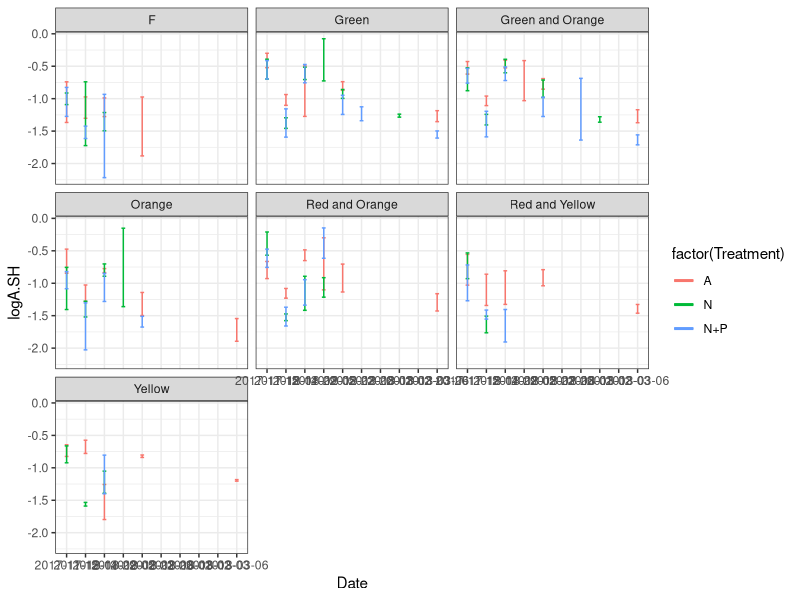
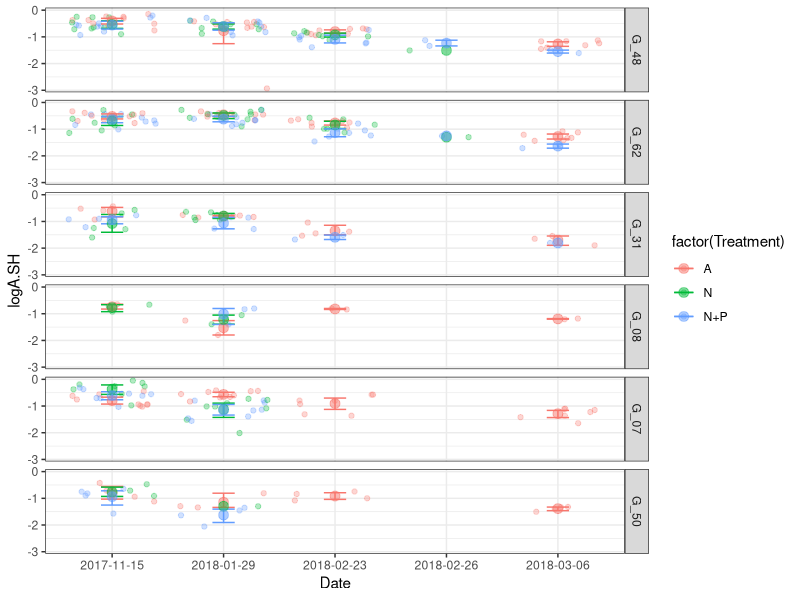
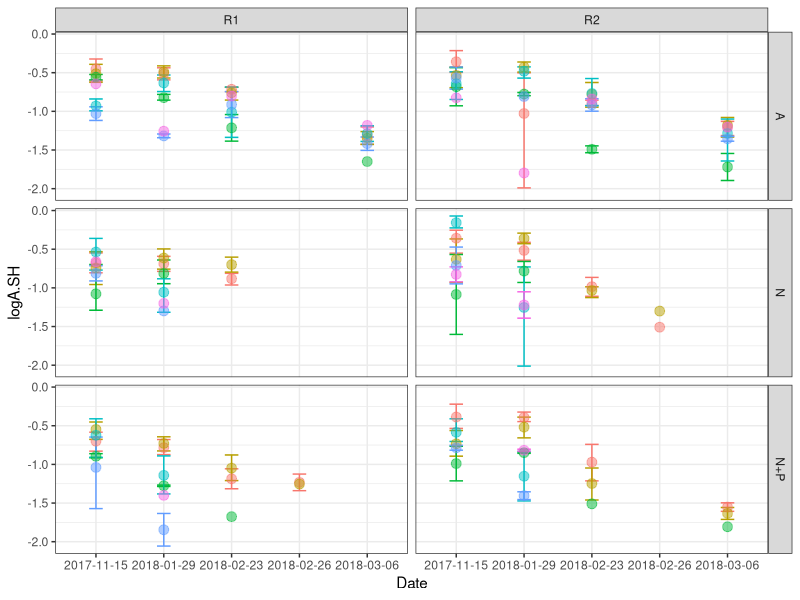
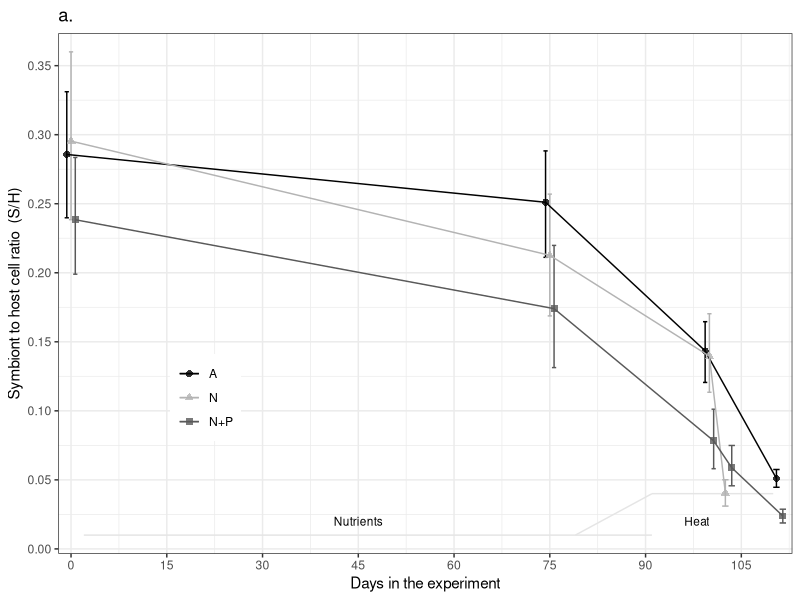
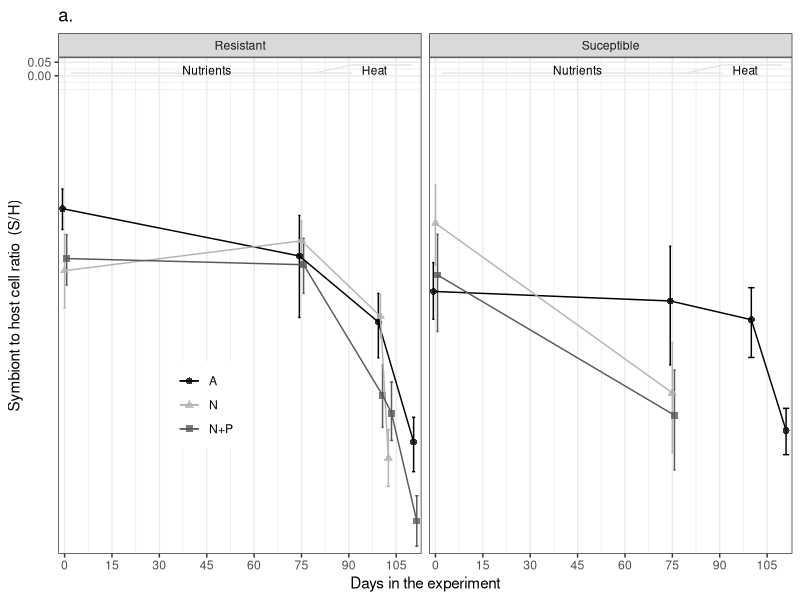
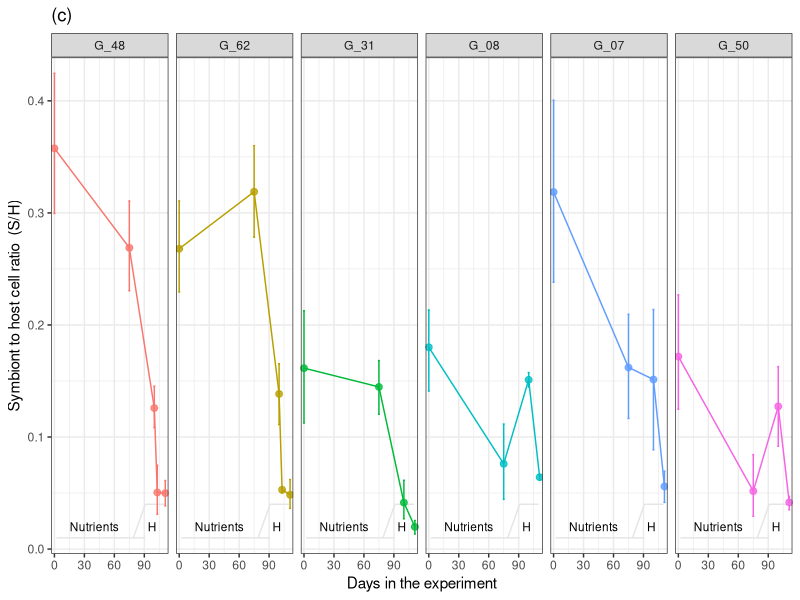
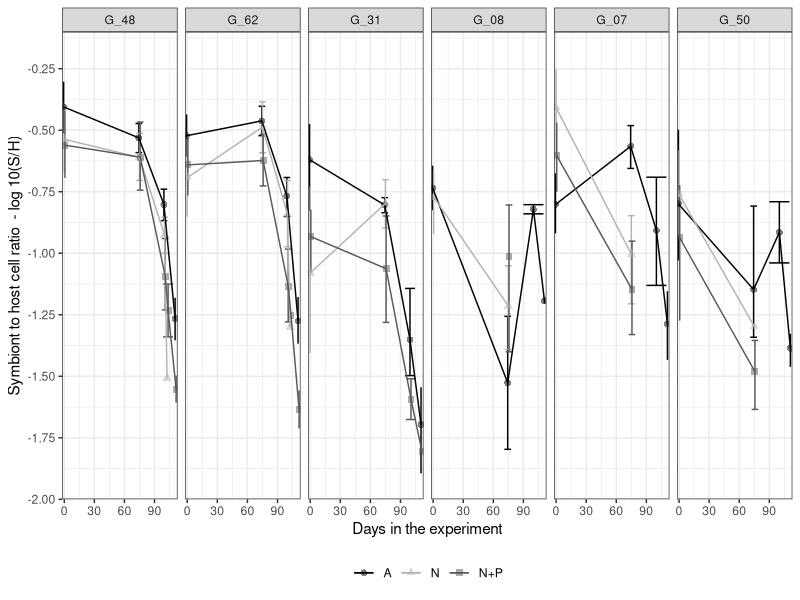

These charts were generated, in order, by the following R code: (Note: this script raises an error after producing the figures.)
## ---- chunk 1
knitr::opts_chunk$set(echo = TRUE, warning=FALSE, message=FALSE)
## ---- chunk 2

# Get all libraries and sources required to run the script
        library(plyr)
        library(dplyr)
        library(reshape2)
        library(ggplot2)
        library(ggthemes)
        library(lme4)
        library(lmerTest)
        library(emmeans)
        library(scales)
        library(skimr)

# Default ggplot settings
Fill.colour<-scale_colour_manual(values = c("black", "gray70", "gray35"))

    ggthe_bw<-theme(plot.background=element_blank(),
          panel.grid.major.y = element_blank(),
          panel.grid.major.x = element_blank(),
          panel.grid.minor.x = element_blank(),
          panel.grid.minor.y = element_blank(),
          legend.box.background = element_rect(),
          panel.background =element_rect(fill = NA, color = "black")
          )+
    theme_bw()
## ---- chunk 3

# Import S/H cell ratio data
qPCR.variables<-read.csv("Outputs/Acer_SH_cell_ratio.csv")

# Variable types 
str(qPCR.variables)
  qPCR.variables$Colony<-as.factor(qPCR.variables$Genotype)
  qPCR.variables$DaysF<-as.factor(qPCR.variables$Days)

  summary(qPCR.variables)
  #skim(qPCR.variables)

## ---- chunk 4
logSHTreatment <- ggplot(qPCR.variables, aes(Date, logA.SH, colour=factor(Treatment))) +
       # geom_jitter(aes(colour=factor(Treatment))) +
       stat_summary(fun.data = "mean_cl_boot",geom = "errorbar", width = 0.2)+
       stat_summary(fun.y=mean, geom="line", size =1) +
       theme_bw() 
logSHTreatment + facet_wrap(~Genotype)

# Removing weird points (whole fragment samples, between bleaching) and colonies not used (F)
    qPCR.variables_2<-subset(qPCR.variables, Date!="2018-02-05")
    qPCR.variables_2<-subset(qPCR.variables_2, Date!="2017-12-14")
    qPCR.variables_2<-subset(qPCR.variables_2, Date!="2018-03-01")
    qPCR.variables_2<-subset(qPCR.variables_2, Date!="2018-03-02")
    qPCR.variables_2<-subset(qPCR.variables_2, Date!="2018-03-03")
    qPCR.variables_2<-subset(qPCR.variables_2, Colony!="F")
    qPCR.variables_2<-subset(qPCR.variables_2, Sample!="145_T5")
    #qPCR.variables_2<-subset(qPCR.variables_2, Colony!="Yellow")
    
## Genotype information
    MOTE<-read.csv("Genotype_Info.csv", header = TRUE)
    qPCR.variables_2<-merge(qPCR.variables_2, MOTE, 
                            by="Genotype", all.x=TRUE)
    
    qPCR.variables_2$MoteGen<-factor(as.character(
      qPCR.variables_2$MoteGen), 
                             levels=c("G_48", "G_62","G_31", 
                                      "G_08","G_07", "G_50"))  # D dominance order
    

logSH_Colony<- ggplot(qPCR.variables_2, aes (Date, logA.SH, colour=factor(Treatment))) +
  geom_jitter(alpha=0.3)+
  stat_summary(fun.data = "mean_cl_boot",geom = "errorbar", width = 0.2 )+
  stat_summary(fun.y=mean, geom="point", size =3, alpha=0.5) +
  stat_summary(fun.y=mean, geom="line") +   theme_bw()
logSH_Colony + facet_grid (MoteGen~.)

logSH_Colony<- ggplot(qPCR.variables_2, aes (Date, logA.SH, colour=factor(Colony))) +
  stat_summary(fun.data = "mean_cl_boot",geom = "errorbar", width = 0.2 )+
  stat_summary(fun.y=mean, geom="point", size =3, alpha=0.5) +
  stat_summary(fun.y=mean, geom="line") +   theme_bw()
logSH_Colony + facet_grid (Treatment~Replicate) +
  theme(legend.position = "none")
## ---- chunk 5
qPCR.variables_2$Survivorship[qPCR.variables_2$MoteGen=="G_48"|
                              qPCR.variables_2$MoteGen=="G_62"|
                              qPCR.variables_2$MoteGen=="G_31"]<-"Resistant"

qPCR.variables_2$Survivorship[qPCR.variables_2$MoteGen=="G_08"|
                              qPCR.variables_2$MoteGen=="G_07"|
                              qPCR.variables_2$MoteGen=="G_50"]<-"Suceptible"
## ---- chunk 6
SH.0<-subset(qPCR.variables_2, Days<2)
SH.C<-subset(qPCR.variables_2, Days<77)
  SH.C<-subset(SH.C, Days>2)
SH.H<-subset(qPCR.variables_2, Days>76)
## ---- chunk 7
Summary_GenetTreatment<-qPCR.variables_2 %>%
        group_by(DaysF, MoteGen, Treatment) %>%
        dplyr::summarise(total.count=n()) 
Summary_GenetTreatment
## ---- chunk 8

Figure4 <- ggplot (qPCR.variables_2, aes(Days, A.Acer, colour=Treatment,
                                          shape=Treatment)) + 
    ggthe_bw + Fill.colour+ ggtitle("a.")+
    theme(legend.position=c(0.2, 0.3),
        legend.title = element_blank()) +
       #geom_jitter(aes(colour=factor(Replicate))) +
     
        
      annotate("segment", x = 2, xend = 91, y = 0.01, yend = 0.01,
                  colour = "gray90", linetype=1)+
      annotate("segment", x = 79, xend = 91, y = 0.01, yend = 0.04,
                  colour = "gray90", linetype=1)+
      annotate("segment", x = 91, xend = 110, y = 0.04, yend = 0.04,
                  colour = "gray90", linetype=1)+
      annotate("text", x = 45, y = 0.02, label = "Nutrients", size=3)+
      annotate("text", x = 98, y = 0.02, label = "Heat", size=3)+
  
    scale_y_continuous(breaks = seq(0, 0.4, 0.05),
                       #limits = c(0,0.5),
                       expand = c(0.01,0.01),
                   name=("Symbiont to host cell ratio  (S/H)")) +
    scale_x_continuous(name="Days in the experiment",
                         limits = c(-2,113),
                         breaks = seq(0, 110, 15),  
                         expand = c(0, 0)) +
    stat_summary(fun.data = "mean_cl_boot",geom = "errorbar", 
                    position = position_dodge(width = 2), width = 2 )+
    stat_summary(fun.y=mean, geom="point", size =2, alpha=0.8, 
                   position = position_dodge(width = 2)) +
    stat_summary(fun.y=mean, geom="line", 
                    position = position_dodge(width = 2))

Figure4

#ggsave(file="Outputs/Fig_4_SH_Acer.svg", plot=Figure4, width=3.5, height=3)
## ---- chunk 9

Figure4b <- ggplot (qPCR.variables_2, aes(Days, logA.SH, colour=Treatment,
                                          shape=Treatment)) + 
    ggthe_bw + Fill.colour+ ggtitle("a.")+
    theme(legend.position=c(0.2, 0.3),
        legend.title = element_blank()) +
       #geom_jitter(aes(colour=factor(Replicate))) +
     
        
      annotate("segment", x = 2, xend = 91, y = 0.01, yend = 0.01,
                  colour = "gray90", linetype=1)+
      annotate("segment", x = 79, xend = 91, y = 0.01, yend = 0.04,
                  colour = "gray90", linetype=1)+
      annotate("segment", x = 91, xend = 110, y = 0.04, yend = 0.04,
                  colour = "gray90", linetype=1)+
      annotate("text", x = 45, y = 0.02, label = "Nutrients", size=3)+
      annotate("text", x = 98, y = 0.02, label = "Heat", size=3)+
  
    scale_y_continuous(breaks = seq(0, 0.4, 0.05),
                       #limits = c(0,0.5),
                       expand = c(0.01,0.01),
                   name=("Symbiont to host cell ratio  (S/H)")) +
    scale_x_continuous(name="Days in the experiment",
                         limits = c(-2,113),
                         breaks = seq(0, 110, 15),  
                         expand = c(0, 0)) +
    stat_summary(fun.data = "mean_cl_boot",geom = "errorbar", 
                    position = position_dodge(width = 2), width = 2 )+
    stat_summary(fun.y=mean, geom="point", size =2, alpha=0.8, 
                   position = position_dodge(width = 2)) +
    stat_summary(fun.y=mean, geom="line", 
                    position = position_dodge(width = 2))

Figure4b + facet_grid(~Survivorship)

#ggsave(file="Outputs/Fig_4_SH_Acer.svg", plot=Figure4, width=3.5, height=3)
## ---- chunk 10
 # NOT log 10
Figure4_g <- ggplot (qPCR.variables_2, aes(Days, A.Acer, colour=MoteGen)) + 
    ggthe_bw + ggtitle("(c)")+
    theme(legend.position="none",
        legend.title = element_blank()) +
       #geom_jitter(aes(colour=factor(Replicate))) +
     
        
      annotate("segment", x = 2, xend = 91, y = 0.01, yend = 0.01,
                  colour = "gray90", linetype=1)+
      annotate("segment", x = 79, xend = 91, y = 0.01, yend = 0.04,
                  colour = "gray90", linetype=1)+
      annotate("segment", x = 91, xend = 110, y = 0.04, yend = 0.04,
                  colour = "gray90", linetype=1)+
      annotate("text", x = 40, y = 0.02, label = "Nutrients", size=3)+
      annotate("text", x = 98, y = 0.02, label = "H", size=3)+
  
    scale_y_continuous(breaks = seq(0, 0.4, 0.1),
                       #limits = c(0,0.5),
                       expand = c(0.01,0.01),
                   name=("Symbiont to host cell ratio  (S/H)")) +
    scale_x_continuous(name="Days in the experiment",
                         limits = c(-2,113),
                         breaks = seq(0, 110, 30),  
                         expand = c(0.01, 0.01)) +
    stat_summary(fun.data = "mean_cl_boot",geom = "errorbar", 
                    position = position_dodge(width = 2), width = 2 )+
    stat_summary(fun.y=mean, geom="point", size =2, alpha=0.8, 
                   position = position_dodge(width = 2)) +
    stat_summary(fun.y=mean, geom="line", 
                    position = position_dodge(width = 2)) + facet_grid(~MoteGen)
Figure4_g

#ggsave(file="Outputs/Fig_S3_SH_Acer_Genet.svg", plot=Figure4_g, width=6.1, height=3.2)
## ---- chunk 11
Figure4_gen<- ggplot (qPCR.variables_2, aes(Days, logA.SH , colour=Treatment,
                                          shape=Treatment)) + 
    ggthe_bw + Fill.colour+ 
    theme(legend.position="bottom",
       legend.title = element_blank()) +
        
      annotate("segment", x = 2, xend = 91, y = 0.01, yend = 0.01,
                  colour = "gray90", linetype=1)+
      annotate("segment", x = 79, xend = 91, y = 0.01, yend = 0.04,
                  colour = "gray90", linetype=1)+
      annotate("segment", x = 91, xend = 110, y = 0.04, yend = 0.04,
                  colour = "gray90", linetype=1)+
      annotate("text", x = 45, y = 0.02, label = "Nutrients", size=3)+
      annotate("text", x = 99, y = 0.02, label = "H", size=3)+
  
    scale_y_continuous(breaks = seq(-2, -0.1, 0.25),
                       limits = c(-2, -0.1),
                       expand = c(0,0),
                  name=("Symbiont to host cell ratio  - log 10(S/H)")) +
    scale_x_continuous(name="Days in the experiment",
                         limits = c(-2,113),
                         breaks = seq(0, 110, 30),  
                         expand = c(0, 0)) +
    stat_summary(fun.data = "mean_cl_boot", geom = "errorbar", width = 20, 
                    position = position_dodge(width = 2))+
    stat_summary(fun.y=mean, geom="point", size =2, alpha=0.5, 
                   position = position_dodge(width = 2)) +
    stat_summary(fun.y=mean, geom="line", 
                    position = position_dodge(width = 2))+
  facet_grid(~MoteGen)

Figure4_gen
#ggsave(file="Outputs/Fig_S3_SH_Acer_Genotype.svg", plot=Figure4_gen, width=6.1, height=3.5)
## ---- chunk 12
LME_BaseLine<-lmer(logA.SH ~ Treatment + MoteGen + Survivorship + (1|Replicate) + (1|Survivorship), 
                     data=SH.0)
     step (LME_BaseLine) #  Treatement is not significant
     anova(LME_BaseLine)         
     ranova(LME_BaseLine) # Replicate is       
     
LME_BaseLine1<-lmer(logA.SH ~ MoteGen + (1|Replicate), 
                     data=SH.0)

# Multicomp
    Acer.SH.0.emm<-emmeans(LME_BaseLine1, ~MoteGen)
      #contrast(Acer.SH.0.emm, "tukey")
    Acer.SH.0_groups<-cld(Acer.SH.0.emm, by=NULL) # compact-letter display
    Acer.SH.0_groups
  #write.csv(Acer.SH.0_groups, "Outputs/Multicomp_AcerSH_0.csv", row.names = F)
    
# Effect plot
  plot(emmeans(LME_BaseLine1, ~MoteGen), comparisons = TRUE) +
      coord_flip(xlim = NULL, ylim = NULL, expand = TRUE) + theme_bw()
## ---- chunk 13
LME_Acer.C<-lmer(logA.SH ~ Treatment * Survivorship +
                   (1|Replicate) + (1|MoteGen), 
                     data=SH.C)
     step (LME_Acer.C) #  Treatement is ... almost significant?
     anova(LME_Acer.C)         
     ranova(LME_Acer.C) # Replicate is not       
## ---- chunk 14
# Treatment Model          
  LME_Acer.C1<-lmer(logA.SH ~ Treatment * Survivorship + (1|MoteGen), 
                       data=SH.C)
      anova(LME_Acer.C1)         
      ranova(LME_Acer.C1)
      
  # Multicomp
      Acer.SH.C.emm<-emmeans(LME_Acer.C1, ~Treatment* Survivorship)
        #contrast(Acer.SH.0.emm, "tukey")
      Acer.SH.C_groups<-cld(Acer.SH.C.emm, by=NULL) # compact-letter display
      Acer.SH.C_groups
    #write.csv(Acer.SH.C_groups, "Outputs/Multicomp_AcerSH_C.csv", row.names = F)
      
  # Effect plot
    plot(emmeans(LME_Acer.C1, ~Treatment*Survivorship), comparisons = TRUE) +
        coord_flip(xlim = NULL, ylim = NULL, expand = TRUE) + theme_bw()

## ---- chunk 15
# Genet Model
  LME_Acer.C2<-lm(logA.SH ~ Treatment + MoteGen, 
                     data=SH.C)
    anova(LME_Acer.C2)         

    # Multicomp
    Acer.SH.C2.emm<-emmeans(LME_Acer.C2, ~MoteGen)
      #contrast(Acer.SH.0.emm, "tukey")
    Acer.SH.C2_groups<-cld(Acer.SH.C2.emm, by=NULL) # compact-letter display
    Acer.SH.C2_groups
    #write.csv(Acer.SH.C_groups, "Outputs/Multicomp_AcerSH_C.csv", row.names = F)
    
  # Effect plot
    plot(emmeans(LME_Acer.C2, ~MoteGen), comparisons = TRUE) +
        coord_flip(xlim = NULL, ylim = NULL, expand = TRUE) + theme_bw()

## ---- chunk 16
LME_Acer.H<-lmer(logA.SH ~ Treatment * Survivorship + DaysF +
                   (1|Replicate) + (1|MoteGen), 
                     data=SH.H)
     step (LME_Acer.H) #  Treatement is ... almost significant?
     anova(LME_Acer.H)         
     ranova(LME_Acer.H) # Replicate is not   
## ---- chunk 17
# Treatment model          
  LME_Acer.H<-lmer(logA.SH ~ Treatment * DaysF + (1|MoteGen), 
                       data=SH.H)
      step (LME_Acer.H)
      anova(LME_Acer.H)         
      ranova(LME_Acer.H)
  
  # Multicomp
    Acer.SH.H.emm<-emmeans(LME_Acer.H, ~Treatment* DaysF)
        #contrast(Acer.SH.0.emm, "tukey")
      Acer.SH.H_groups<-cld(Acer.SH.H.emm, by=NULL) # compact-letter display
      Acer.SH.H_groups<-Acer.SH.H_groups[order(
          Acer.SH.H_groups$DaysF,
          Acer.SH.H_groups$Treatment),]
      Acer.SH.H_groups
    #write.csv(Acer.SH.H_groups, "Outputs/Multicomp_AcerSH_H.csv", row.names = F)
      
  # Effect plot
    #plot(emmeans(LME_Acer.H, ~Treatment|DaysF), comparisons = TRUE) +
     #   coord_flip(xlim = NULL, ylim = NULL, expand = TRUE) + theme_bw()

## ---- chunk 18
# Genet model          
  LME_Acer.H2<-lmer(logA.SH ~ Treatment * DaysF * Survivorship + (1|MoteGen), 
                       data=SH.H)
  
  LME_Acer.H2<-lm(logA.SH ~ Treatment + DaysF + MoteGen + Treatment:DaysF, 
                       data=SH.H)
      step (LME_Acer.H2)
      anova(LME_Acer.H2)         
  
  
  # Multicomp
  Acer.SH.H2.emm<-emmeans(LME_Acer.H2, ~ Treatment + DaysF + MoteGen + Treatment:DaysF)
        #contrast(Acer.SH.0.emm, "tukey")
      Acer.SH.H2_groups<-cld(Acer.SH.H2.emm, by=NULL) # compact-letter display
      Acer.SH.H2_groups<-Acer.SH.H2_groups[order(
          Acer.SH.H2_groups$Treatment,
          Acer.SH.H2_groups$DaysF,
          Acer.SH.H2_groups$MoteGen),]
      Acer.SH.H2_groups
    #write.csv(Acer.SH.H_groups, "Outputs/Multicomp_AcerSH_H.csv", row.names = F)
      
  # Effect plot
    #plot(emmeans(LME_Acer.H, ~Treatment|DaysF), comparisons = TRUE) +
     #   coord_flip(xlim = NULL, ylim = NULL, expand = TRUE) + theme_bw()

## ---- chunk 19
LM_Acer.qpCR<-lmer (logA.SH ~ Treatment * DaysF +
                  (1|Replicate) + (1|Fragment/MoteGen), data= qPCR.variables_2)
  step(LM_Acer.qpCR)
  anova(LM_Acer.qpCR)
  ranova(LM_Acer.qpCR)

LM_Acer.qPCR2<-lmer(logA.SH ~Treatment * DaysF + (1|MoteGen),
                      data= qPCR.variables_2)
  step(LM_Acer.qPCR2)
  anova(LM_Acer.qPCR2)
  ranova(LM_Acer.qPCR2)

# Multicomp
Acer.SH.emm<-emmeans(LM_Acer.qPCR2, ~Treatment * DaysF)
      #contrast(Acer.SH.emm, "tukey")
      #pairs(Acer.SH.emm) # same than contrast(Acer.YII.emm, "tukey")
    Acer.SH_groups<-cld(Acer.SH.emm, by=NULL) # compact-letter display
    Acer.SH_groups<-Acer.SH_groups[order(Acer.SH_groups$Day, Acer.SH_groups$Treatment), ]
    Acer.SH_groups
#write.csv(Acer.SH_groups, "Outputs/Multicomp_AcerSH.csv", row.names = F)
      
      
# Effect plot options
emmip(LM_Acer.qPCR2, ~DaysF|Treatment, 
      CIs = TRUE, aes(Colony=factor(Treatment))) + theme_bw() # interaction plot of predictions
## ---- chunk 20
LM_Acer.qpCR<-lmer (logA.SH ~ Treatment * MoteGen * DaysF +
                  (1|Replicate) + (1|Fragment), data= qPCR.variables_2)
step(LM_Acer.qpCR)
anova(LM_Acer.qpCR)
ranova(LM_Acer.qpCR)

LM_Acer.qPCR2<-lm(logA.SH ~Treatment * MoteGen * DaysF,
                      data= qPCR.variables_2)
step(LM_Acer.qPCR2)
anova(LM_Acer.qPCR2)

# Multicomp
Acer.SH.emm<-emmeans(LM_Acer.qPCR2, ~Treatment + DaysF)
      #contrast(Acer.SH.emm, "tukey")
      #pairs(Acer.SH.emm) # same than contrast(Acer.YII.emm, "tukey")
    Acer.SH_groups<-cld(Acer.SH.emm, by=NULL) # compact-letter display
    Acer.SH_groups<-Acer.SH_groups[order(Acer.SH_groups$Day, Acer.SH_groups$Treatment), ]
    Acer.SH_groups
#write.csv(Acer.SH_groups, "Outputs/Multicomp_AcerSH.csv", row.names = F)
      
      
# Effect plot options
emmip(LM_Acer.qPCR2, ~DaysF|Treatment|MoteGen, CIs = TRUE,  aes(colour=factor(Treatment))) + theme_bw() + facet_grid(MoteGen~Treatment)

## ---- chunk 21
# Creates bibliography 
#knitr::write_bib(c(.packages()), "packages.bib")
